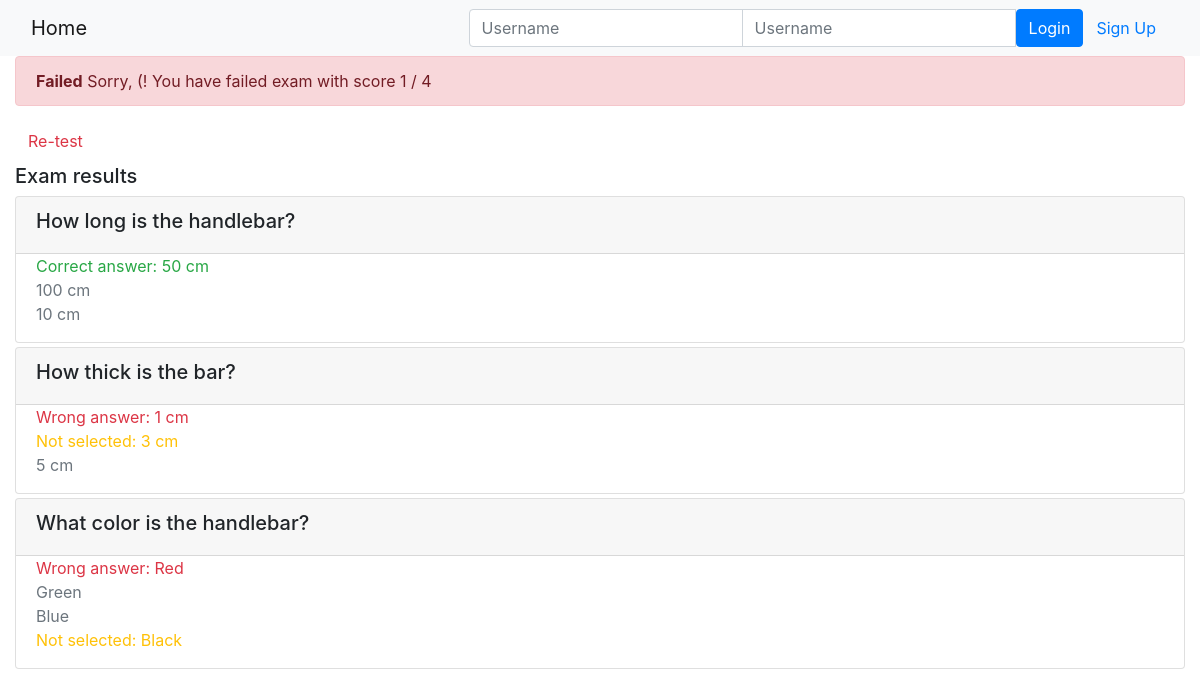
Page /onlinecourse/course/1/submission/1/result/ on the committed database.
### onlinecourse/models.py (models this page shows, shortened)
class Question(models.Model):
    lesson = models.ForeignKey(Course, on_delete=models.CASCADE) # Foreign key to course (instead of lesson)
    text = models.CharField(max_length=255, default="[Question text]", null=True) # question text
    grade = models.IntegerField(default=1) # question grade/mark
    comment = models.TextField()

class Choice(models.Model):
    question = models.ForeignKey(Question, on_delete=models.CASCADE) # Foreign key to Question
    text = models.CharField(max_length=255, default="[Choice text]", null=True) # answer (choice) text
    is_correct = models.BooleanField(default=False) # Indicate if this choice of the question is a correct one or not

### onlinecourse/views.py (the view)
# urls.py: path('course/<int:course_id>/submission/<int:submission_id>/result/', views.show_exam_result, name="show_exam_result"),
def show_exam_result(request, course_id, submission_id):
    course = get_object_or_404(Course, pk=course_id)
    submission = Submission.objects.get(id=submission_id)
    choices = submission.choices.all()
    score = 0
    for choice in choices:
        if choice.is_correct:
            score += choice.question.grade
    context = {}
    context['course'] = course
    context['grade'] = score
    context['choices'] = choices
    max_grade = course.get_max_score()
    context['max_grade'] = max_grade
    if score / max_grade > 0.8:
        context['pass'] = True
    else:
        context['pass'] = False
    return render(request, 'onlinecourse/exam_result_bootstrap.html', context)

### onlinecourse/models.py (called while the page is built)
    def get_max_score(self):
        total = 0
        for question in self.question_set.all():
            total = total + question.grade
        return total

### onlinecourse/templates/onlinecourse/exam_result_bootstrap.html (shortened to what this page needs)
<!DOCTYPE html>
<html lang="en">
<head>
    {% load static %}
    <link rel="stylesheet" href="https://maxcdn.bootstrapcdn.com/bootstrap/4.5.2/css/bootstrap.min.css">
</head>
<body>
 <nav class="navbar navbar-light bg-light">
    <div class="container-fluid">
        <div class="navbar-header">
              <a class="navbar-brand" href="{% url 'onlinecourse:index' %}">Home</a>
        </div>
        <ul class="nav navbar-nav navbar-right">
            {% if user.is_authenticated %}
            <li>
                <a class="btn btn-link" href="#">{{ user.first_name }}({{ user.username }})</a>
                <a class="btn btn-link" href="{% url 'onlinecourse:logout' %}">Logout</a>
            </li>
            {% else %}
            <li>
                <form class="form-inline" action="{% url 'onlinecourse:login' %}" method="post">
                    <div class="input-group">
                        <input type="text" class="form-control" placeholder="Username" name="username" >
                        <input type="password" class="form-control" placeholder="Username" name="psw" >
                        <button class="btn btn-primary" type="submit">Login</button>
                        <a class="btn btn-link" href="{% url 'onlinecourse:registration' %}">Sign Up</a>
                    </div>
                </form>
            </li>
            {% endif %}
        </ul>
    </div>
</nav>
<div class="container-fluid">
    {% if pass %}
    <div class="alert alert-success">
       <b>Congratulations, {{ user.first_name }}!</b>
       You have passed the exam and completed the course with score {{grade}} / {{max_grade}}
    </div>
        {% else %}
        <div class="alert alert-danger">
            <b>Failed</b>
            Sorry, ({{ user.first_name }}! You have failed exam with score {{grade}} / {{max_grade}}
        </div>
        <a class="btn btn-link text-danger" href="{% url 'onlinecourse:course_details' course.id %}">Re-test</a>
        {% endif %}
        <div class="card-columns-vertical mt-1">
        <h5 class="">Exam results</h5>
            {% for question in course.question_set.all %}
            <div class="card mt-1">
                <div class="card-header">
                    <h5>{{ question.text }}</h5>
                </div>
                <div class="form-group">
                    {% for choice in question.choice_set.all %}
                    <div class="form-check">
                        {% if choice.is_correct and choice in choices %}
                            <div class="text-success">Correct answer: {{ choice.text }}</div>
                        {% else %}
                            {% if choice.is_correct and not choice in choices %}
                                <div class="text-warning">Not selected: {{ choice.text }}</div>
                            {% else %}
                                {% if not choice.is_correct and choice in choices %}
                                    <div class="text-danger">Wrong answer: {{ choice.text }}</div>
                                {% else %}
                                    <div class="text-secondary">{{ choice.text }}</div>
                                {% endif %}
                            {% endif %}
                        {% endif %}
                    </div>
                    {% endfor %}
                </div>
            </div>
            {% endfor %}
        </div>
    </div>
</body>
</html>

### rows in the picture
Question: text "How long is the handlebar?"
Choice: text "50 cm"
Choice: text "100 cm"
Choice: text "10 cm"
Question: text "How thick is the bar?"
Choice: text "1 cm"
Choice: text "3 cm"
Choice: text "5 cm"
Question: text "What color is the handlebar?"
Choice: text "Red"
Choice: text "Green"
Choice: text "Blue"
Choice: text "Black"

### other values in the picture
{{ grade }} "1"
{{ max_grade }} "4"
